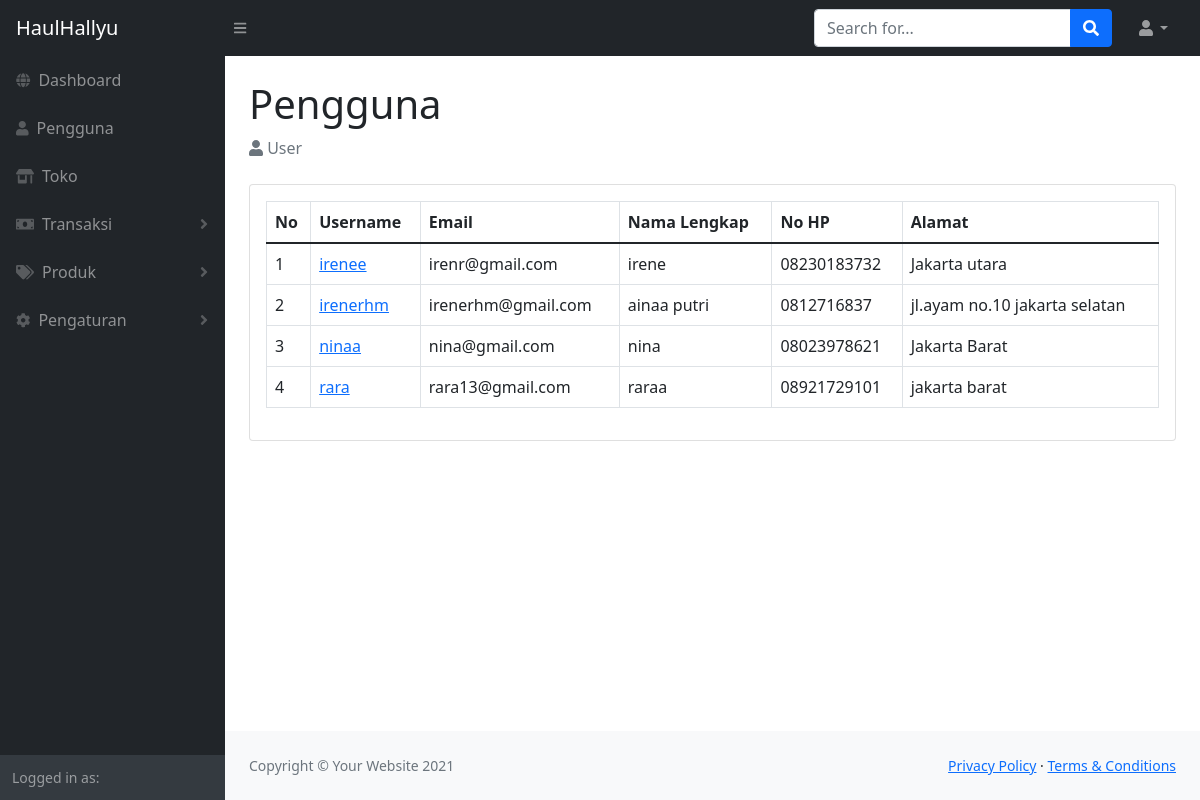
The page /pengguna.php on the database its author committed.
### tables this page shows
CREATE TABLE `user` (
  `u_username` char(100) NOT NULL,
  `u_nama` varchar(100) DEFAULT NULL,
  `u_email` varchar(100) DEFAULT NULL,
  `u_password` varchar(100) DEFAULT NULL,
  `u_alamat` text DEFAULT NULL,
  `u_nohp` char(14) DEFAULT NULL,
  `u_image` varchar(100) DEFAULT NULL
);

### fungsi.php (called while the page is built, shortened)
<?php
$servername = "localhost";
$username ="root";
$password ="";
$dbname = "webmerch";
$conn = mysqli_connect($servername, $username, $password, $dbname);
if (!function_exists('query'))   {
  function query($query) {
	global $conn;
	$result = mysqli_query($conn, $query);
	$rows = [];
	while( $row = mysqli_fetch_assoc($result) )  {
		$rows[] = $row;
	}
	return $rows;
	}
}
?>

### pengguna.php (the view, shortened to what this page needs)
<?php
require 'fungsi.php';
$user = query("SELECT * FROM user");
?>
<!DOCTYPE html>
<html>
    <head>
        <link href="https://cdn.jsdelivr.net/npm/simple-datatables@latest/dist/style.css" rel="stylesheet" />
        <link href="css/styles.css" rel="stylesheet" />
    </head>
    <body class="sb-nav-fixed">
        <?php require "navbar.php"; ?>
        <div id="layoutSidenav">
            <?php require "sidebar.php"; ?>
            <div id="layoutSidenav_content">
                <main>
                    <div class="container-fluid px-4">
                        <h1 class="mt-4">Pengguna</h1>
                        <ol class="breadcrumb mb-4">
                            <li class="breadcrumb-item active"><i class="fas fa-user"></i> User</li>
                        </ol>
                        <div class="card">
                            <div class="card-body">
                                <div class="table-responsive">
                                    <table class="table table-bordered">
                                        <thead>
                                            <tr>
                                                <th>No</th>
                                                <th>Username</th>
                                                <th>Email</th>
                                                <th>Nama Lengkap</th>
                                                <th>No HP</th>
                                                <th>Alamat</th>
                                            </tr>
                                        </thead>
                                        <tbody>
                                        <?php $no = 1; ?>
                                        <?php
                                        foreach( $user as $row): ?>
                                            <tr>
                                                <td><?= $no; ?></td>
                                                <td><a href="detailuser.php?username=<?= $row["u_username"]; ?>"><?= $row["u_username"]; ?></td>
                                                <td><?= $row["u_email"]; ?></td>
                                                <td><?= $row["u_nama"]; ?></td>
                                                <td><?= $row["u_nohp"]; ?></td>
                                                <td><?= $row["u_alamat"]; ?></td>
                                            </tr>
                                            <?php $no++; ?>
                                            <?php endforeach; ?>
                                        </tbody>
                                    </table>
                                </div>
                            </div>
                        </div>
                    </div>
                </main>
                <?php require "footer.php"; ?>
            </div>
        </div>
    </body>
</html>

### rows shown on the page
user: u_username "irenee", u_email "irenr@gmail.com", u_nama "irene", u_nohp "08230183732", u_alamat "Jakarta utara"
user: u_username "irenerhm", u_email "irenerhm@gmail.com", u_nama "ainaa putri", u_nohp "0812716837", u_alamat "jl.ayam no.10 jakarta selatan"
user: u_username "ninaa", u_email "nina@gmail.com", u_nama "nina", u_nohp "08023978621", u_alamat "Jakarta Barat"
user: u_username "rara", u_email "rara13@gmail.com", u_nama "raraa", u_nohp "08921729101", u_alamat "jakarta barat"
